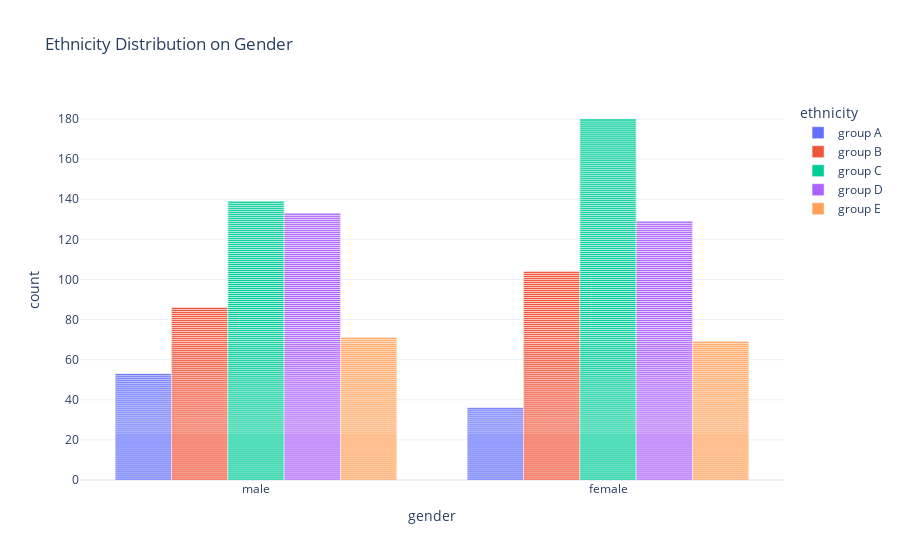

Notebook code cell kept with this figure:
### Code cell
px.bar(data,
             x= 'gender',
             color='ethnicity',
             template='plotly_white', 
             barmode='group',
             category_orders={'ethnicity':["group A","group B","group C","group D","group E"]},
             title= "Ethnicity Distribution on Gender")

### Figure 1 — Plotly figure (JSON) as saved in the notebook; plotly's stock layout.template omitted (floating-point values rounded to 4 significant figures; data arrays with more than 128 entries replaced by an {"elided": "..."} marker saying what was removed)
{"data": [{"alignmentgroup": "True", "hovertemplate": "ethnicity=group A<br>gender=%{x}<br>count=%{y}<extra></extra>", "legendgroup": "group A", "marker": {"color": "#636efa", "pattern": {"shape": ""}}, "name": "group A", "offsetgroup": "group A", "orientation": "v", "showlegend": true, "textposition": "auto", "type": "bar", "x": ["male", "male", "female", "male", "female", "male", "male", "female", "male", "male", "female", "male", "female", "male", "male", "male", "male", "male", "male", "male", "male", "male", "male", "male", "male", "female", "female", "male", "female", "male", "male", "female", "female", "male", "female", "female", "male", "male", "male", "female", "male", "male", "female", "male", "male", "male", "female", "male", "male", "male", "female", "female", "male", "male", "female", "male", "male", "female", "female", "male", "female", "male", "male", "male", "female", "male", "female", "male", "male", "male", "female", "female", "female", "male", "female", "female", "female", "female", "female", "male", "male", "female", "male", "female", "female", "female", "male", "female", "male"], "xaxis": "x", "y": [1, 1, 1, 1, 1, 1, 1, 1, 1, 1, 1, 1, 1, 1, 1, 1, 1, 1, 1, 1, 1, 1, 1, 1, 1, 1, 1, 1, 1, 1, 1, 1, 1, 1, 1, 1, 1, 1, 1, 1, 1, 1, 1, 1, 1, 1, 1, 1, 1, 1, 1, 1, 1, 1, 1, 1, 1, 1, 1, 1, 1, 1, 1, 1, 1, 1, 1, 1, 1, 1, 1, 1, 1, 1, 1, 1, 1, 1, 1, 1, 1, 1, 1, 1, 1, 1, 1, 1, 1], "yaxis": "y"}, {"alignmentgroup": "True", "hovertemplate": "ethnicity=group B<br>gender=%{x}<br>count=%{y}<extra></extra>", "legendgroup": "group B", "marker": {"color": "#EF553B", "pattern": {"shape": ""}}, "name": "group B", "offsetgroup": "group B", "orientation": "v", "showlegend": true, "textposition": "auto", "type": "bar", "x": {"elided": "190 str values"}, "xaxis": "x", "y": {"elided": "190 int values"}, "yaxis": "y"}, {"alignmentgroup": "True", "hovertemplate": "ethnicity=group C<br>gender=%{x}<br>count=%{y}<extra></extra>", "legendgroup": "group C", "marker": {"color": "#00cc96", "pattern": {"shape": ""}}, "name": "group C", "offsetgroup": "group C", "orientation": "v", "showlegend": true, "textposition": "auto", "type": "bar", "x": {"elided": "319 str values"}, "xaxis": "x", "y": {"elided": "319 int values"}, "yaxis": "y"}, {"alignmentgroup": "True", "hovertemplate": "ethnicity=group D<br>gender=%{x}<br>count=%{y}<extra></extra>", "legendgroup": "group D", "marker": {"color": "#ab63fa", "pattern": {"shape": ""}}, "name": "group D", "offsetgroup": "group D", "orientation": "v", "showlegend": true, "textposition": "auto", "type": "bar", "x": {"elided": "262 str values"}, "xaxis": "x", "y": {"elided": "262 int values"}, "yaxis": "y"}, {"alignmentgroup": "True", "hovertemplate": "ethnicity=group E<br>gender=%{x}<br>count=%{y}<extra></extra>", "legendgroup": "group E", "marker": {"color": "#FFA15A", "pattern": {"shape": ""}}, "name": "group E", "offsetgroup": "group E", "orientation": "v", "showlegend": true, "textposition": "auto", "type": "bar", "x": {"elided": "140 str values"}, "xaxis": "x", "y": {"elided": "140 int values"}, "yaxis": "y"}], "layout": {"autosize": true, "barmode": "group", "legend": {"title": {"text": "ethnicity"}, "tracegroupgap": 0}, "title": {"text": "Ethnicity Distribution on Gender"}, "xaxis": {"anchor": "y", "autorange": true, "domain": [0, 1], "range": [-0.5, 1.5], "title": {"text": "gender"}, "type": "category"}, "yaxis": {"anchor": "x", "autorange": true, "domain": [0, 1], "range": [0, 189.5], "title": {"text": "count"}, "type": "linear"}}}
